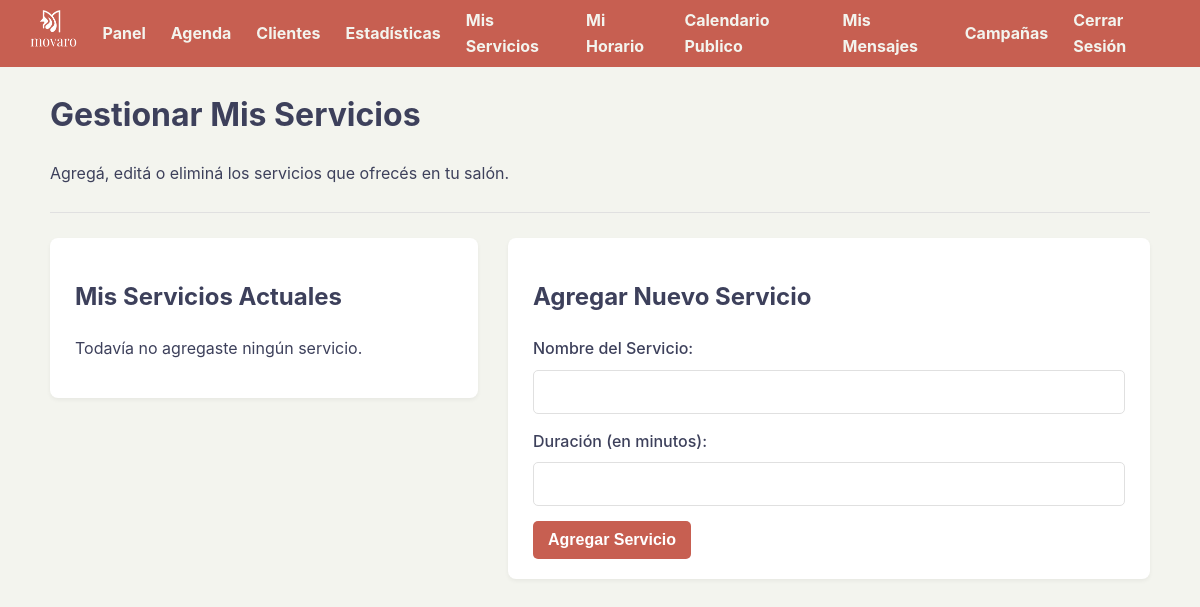
The app's page /servicios (signed in), older data.
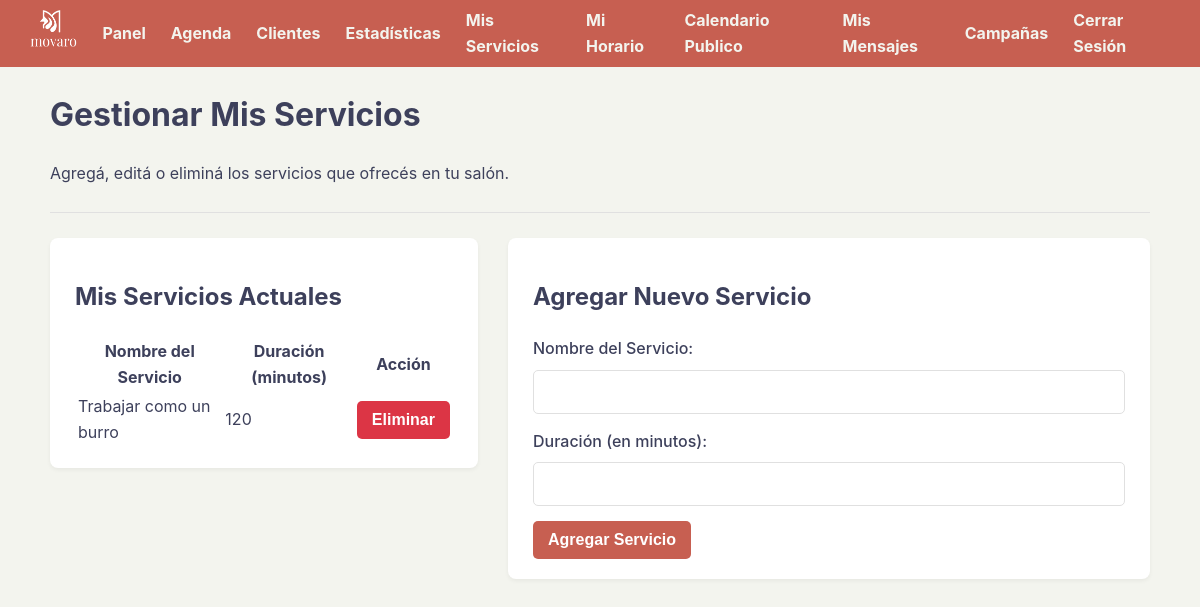
The same page, newer data.
### tables this page shows
CREATE TABLE servicios (
            id INTEGER PRIMARY KEY AUTOINCREMENT,
            usuario_id INTEGER NOT NULL,
            nombre TEXT NOT NULL,
            duracion INTEGER NOT NULL,
            FOREIGN KEY (usuario_id) REFERENCES usuarios (id)
        );

### app.py (the view, shortened to what this page needs)
@app.route('/servicios', methods=['GET', 'POST'])
def gestionar_servicios():
    if 'usuario_id' not in session: return redirect('/login')
    usuario_id_actual = session['usuario_id']
    conn = sqlite3.connect(DATABASE)
    conn.row_factory = sqlite3.Row
    cursor = conn.cursor()
    cursor.execute("SELECT * FROM servicios WHERE usuario_id = ?", (usuario_id_actual,))
    servicios_propios = cursor.fetchall()
    conn.close()
    return render_template('servicios.html', servicios=servicios_propios)

### templates/servicios.html (shortened to what this page needs)
{% extends "base.html" %}
{% block content %}
<h1>Gestionar Mis Servicios</h1>
<p>Agregá, editá o eliminá los servicios que ofrecés en tu salón.</p>
<hr>
<div class="layout-container">
    <div class="layout-col-principal">
        <div class="card">
            <h2>Mis Servicios Actuales</h2>
            {% if servicios %}
                <table class="stats-table tabla-responsiva">
                    <thead>
                        <tr>
                            <th>Nombre del Servicio</th>
                            <th>Duración (minutos)</th>
                            <th>Acción</th>
                        </tr>
                    </thead>
                    <tbody>
                        {% for servicio in servicios %}
                        <tr>
                            <td data-label="Nombre">{{ servicio.nombre }}</td>
                            <td data-label="Duración">{{ servicio.duracion }}</td>
                            <td data-label="Acción">
                                <form action="/servicios/borrar/{{ servicio.id }}" method="post" onsubmit="return confirm('¿Estás segura?');">
                                    <button type="submit" class="boton-accion" style="background-color:var(--color-rojo-peligro);">Eliminar</button>
                                </form>
                            </td>
                        </tr>
                        {% endfor %}
                    </tbody>
                </table>
            {% else %}
                <p>Todavía no agregaste ningún servicio.</p>
            {% endif %}
        </div>
    </div>
    <div class="layout-col-lateral">
        <div class="card">
            <h2>Agregar Nuevo Servicio</h2>
            <form action="/servicios" method="post">
                <div class="form-group">
                    <label for="nombre">Nombre del Servicio:</label>
                    <input type="text" id="nombre" name="nombre" class="form-control" required>
                </div>
                <div class="form-group">
                    <label for="duracion">Duración (en minutos):</label>
                    <input type="number" id="duracion" name="duracion" min="5" class="form-control" required>
                </div>
                <button type="submit">Agregar Servicio</button>
            </form>
        </div>
    </div>
</div>
{% endblock %}

Row changes from the older to the newer data that the page shows:
added servicios: nombre "Trabajar como un burro", duracion "120"
Text that changed along with them:
text no longer shown: "Todavía no agregaste ningún servicio."
text now shown: "Nombre del Servicio Duración (minutos) Acción"
